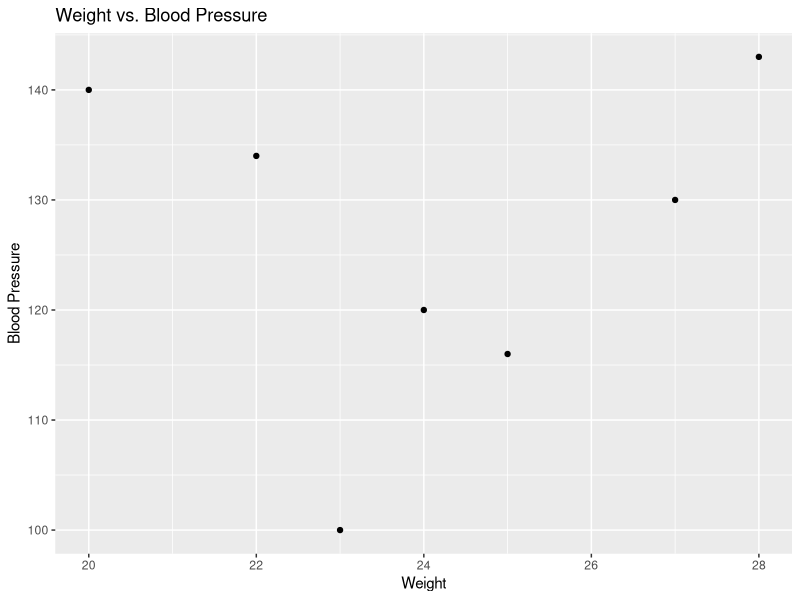
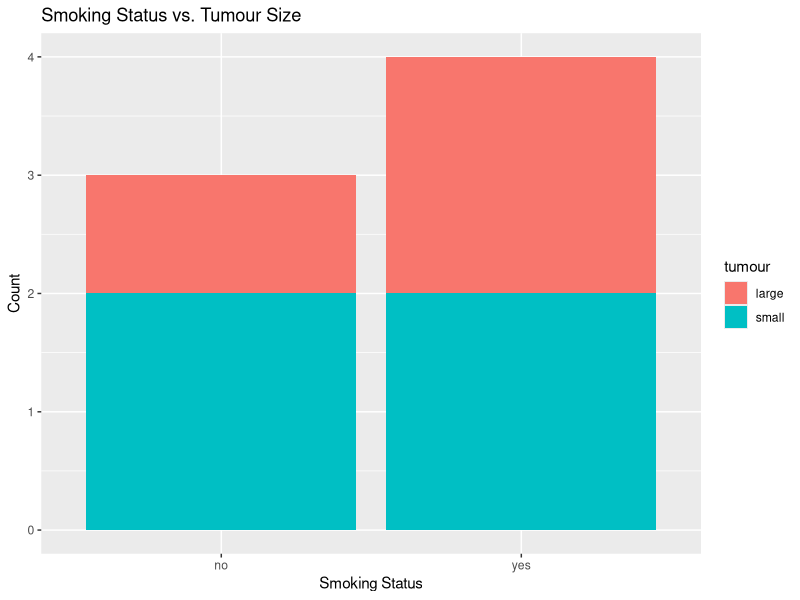

The R source for these figures, in order:
#For installation of package and libraries.
install.packages("ggplot2")
library(ggplot2)

#For creation of dataframe.
df <- data.frame(
  id = c(1, 2, 3, 4, 5, 6, 7),
  weight = c(20, 27, 24, 22, 23, 25, 28),
  bp = c(140, 130, 120, 134, 100, 116, 143),
  locality = c("urban", "rural", "urban", "urban", "rural", "rural", "urban"),
  smoking = c("no", "yes", "no", "yes", "yes", "no", "yes"),
  tumour = c("small", "small", "large", "small", "large", "small", "large")
)

#For create a scatter plot
ggplot(df, aes(x = weight, y = bp)) +
  geom_point() +
  labs(x = "Weight", y = "Blood Pressure") +
  ggtitle("Weight vs. Blood Pressure")

#For create a stacked bar chart.
ggplot(df, aes(fill = tumour, x = smoking)) +
  geom_bar(position = 'stack', stat = 'count') +
  labs(x = 'Smoking Status', y = 'Count', title = 'Smoking Status vs. Tumour Size')

